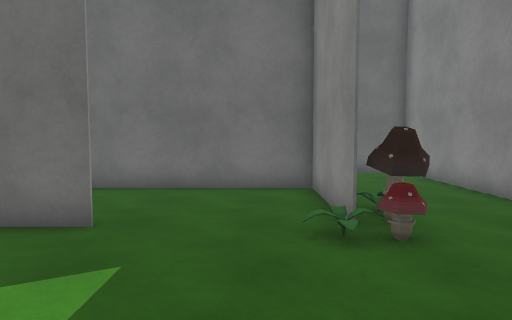
view 1 (above)

21 first-person views from a walk through a 3-D level made in the Unity game engine. The camera is 1.4 m above the floor, tilts 4° down and sees 70° across. The floor is counted in squares, 1 m on a side. Each view is taken from the middle of a square. On the plan, view 1 faces up. The plan holds only what a view shows up to about 16 squares ahead; the rest is blank. The player is left out. Some surface patterns are stand-ins.

view 2
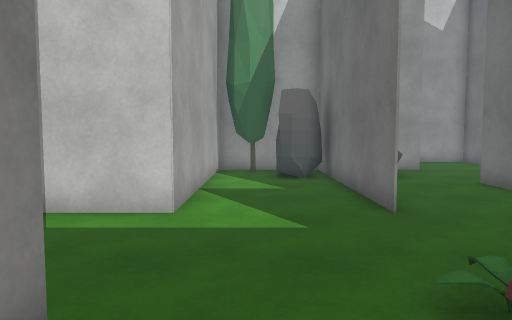

view 3
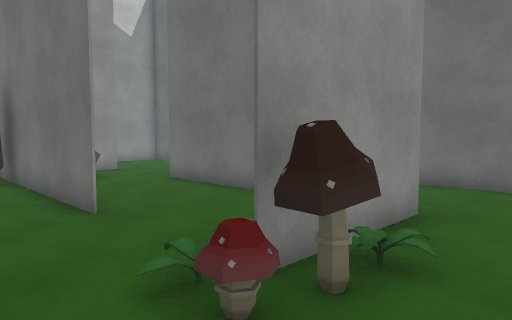

view 4
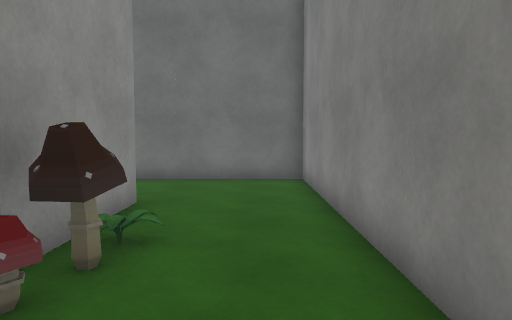

view 5
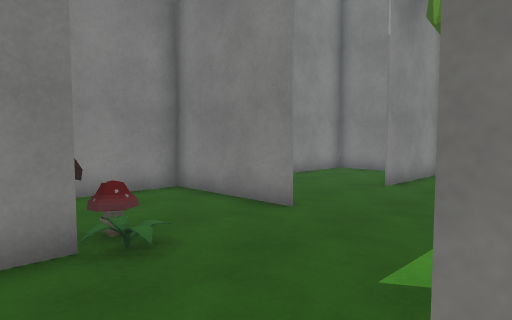

view 6
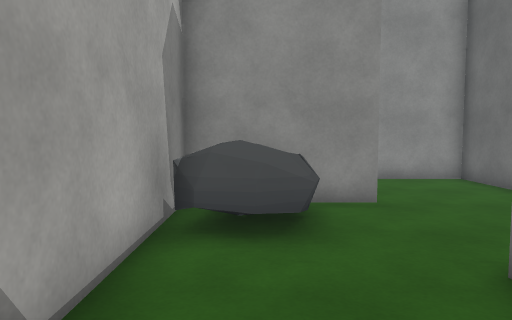

view 7
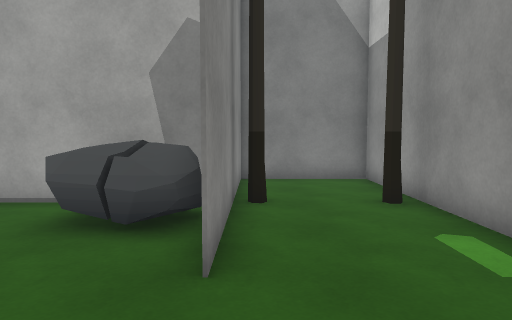

view 8
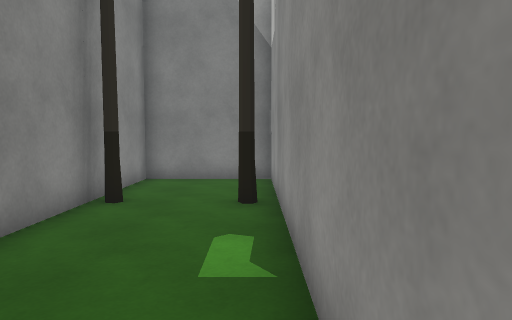

view 9
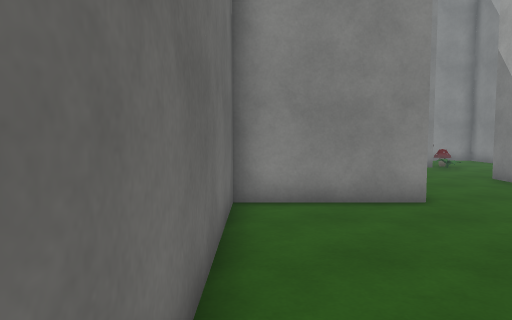

view 10
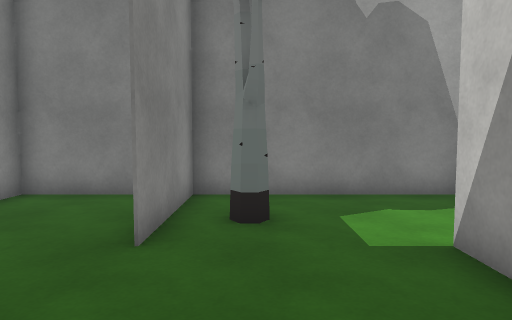

view 11
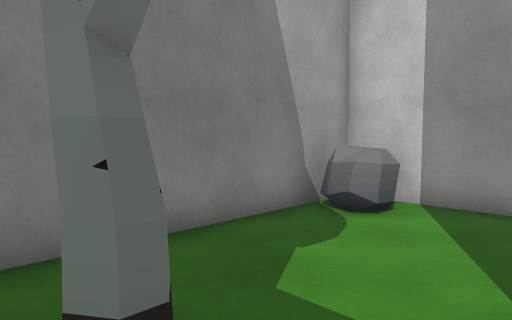

view 12
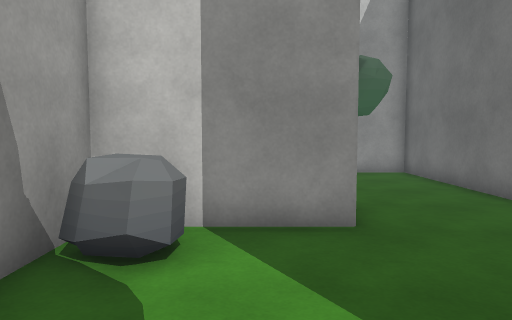

view 13
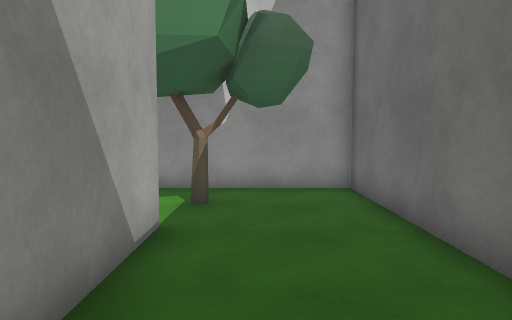

view 14
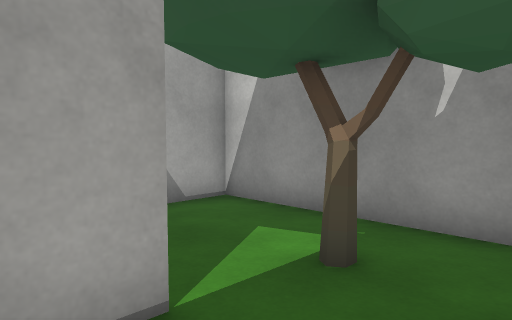

view 15
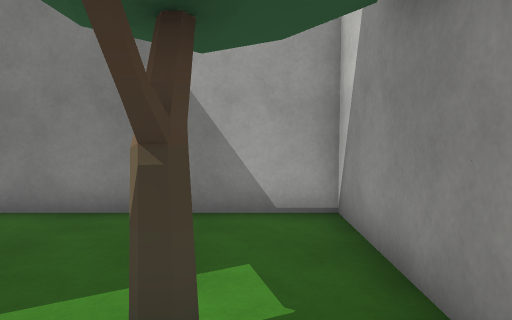

view 16
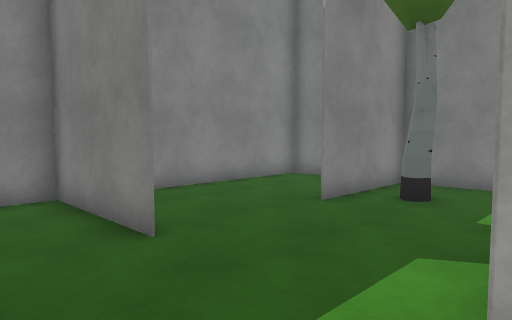

view 17
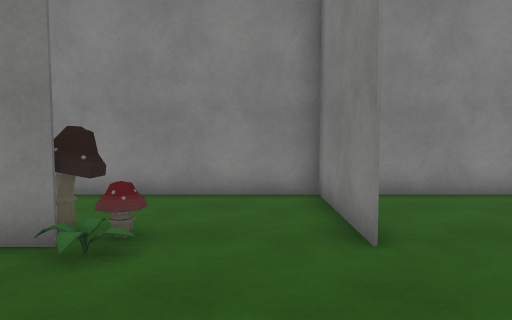

view 18
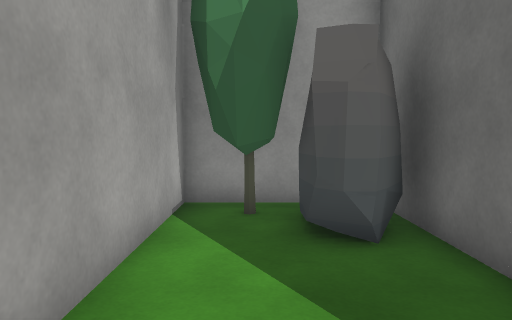

view 19
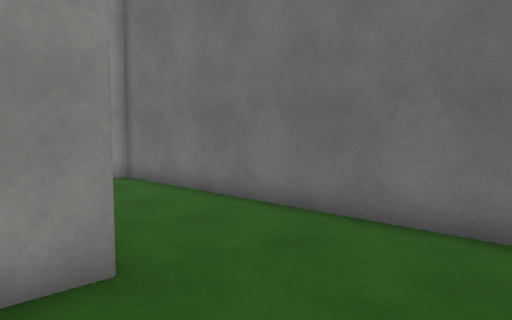

view 20
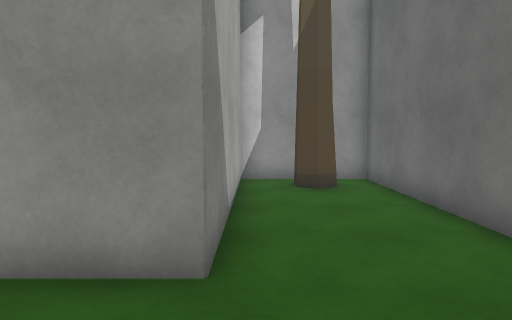

view 21
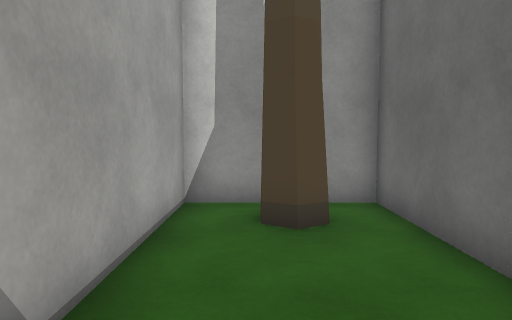

### Floor plan
Points are (right, up) in squares from view 1. A wall is a line through its corners. A room is listed if a view was taken in it or the views show most of it. See-through windows are left out.
Room 1 (views 1, 2, 3, 4, 5, 6, 7, 8, 9, 10, 11, 16, 17, 18, 19, 20, 21)
walls: (-3.4, 5.5) (-2.5, 5.5); (-2.4, 5.5) (-7.5, 5.5); (1.5, 5.4) (1.5, 9.5) (-6.5, 9.5) (-6.5, 13.5) (-6.5, 9.5) (1.5, 9.5) (1.5, 5.5); (-7.6, 5.5) (-5, 5.5); (1.4, 1.5) (5.5, 1.5); (-4.7, 12.2) (-4.4, 11.6) (-4.7, 11.1) (-5.4, 11.1); (-9.1, 3.4) (-8.7, 2.7) (-9.3, 2.2); (-10.5, 9.6) (-10.5, 5.5); (-10.5, 1.5) (-10.5, 9.5); (0.1, -3.5) (0.5, -4.2); (-14.5, 1.5) (-2.5, 1.5) (-2.5, -2.5); (1, -6.5) (5.5, -6.5) (5.5, 13.5) (-14.5, 13.5) (-14.5, 1)
ways out: opening at (-1, -3) to room 2
objects: rock (-10, 4) to (-8, 5); rock (-10, 6) to (-8, 8); plant (1, 5); mushroom (2, 5); mushroom (2, 6); plant (2, 7)
Room 2 (views 12, 13, 14, 15)
walls: (-6.5, -2.4) (-6.5, -6.5) (1, -6.5); (-10.6, -2.5) (-7, -2.5); (-8.4, 1.5) (-14.5, 1.5); (-0.4, -4.2) (0.1, -3.5); (-14.5, 1) (-14.5, -6.5) (-8.4, -6.5); (1.5, -6.5) (1.5, -2.5)
ways out: opening at (-1, -3) to room 1
objects: other object (-13, -2) to (-12, -2); rock (-6, -6) to (-5, -5)

Positions as (right, up) in squares from view 1, and headings:
1: (0, 0), facing up
2: (4, 3), facing left
3: (4, 3), facing up-left
4: (4, 2), facing up
5: (-3, 7), facing down-right
6: (-3, 7), facing left
7: (-11, 13), facing down
8: (-14, 13), facing down
9: (-14, 13), facing right
10: (0, 2), facing down
11: (1, -2), facing down-left
12: (-1, -4), facing left
13: (-5, -1), facing left
14: (-9, 0), facing down-left
15: (-13, 0), facing down
16: (-3, 4), facing down-right
17: (-3, 3), facing right
18: (-3, 3), facing left
19: (5, 8), facing up-left
20: (5, 10), facing left
21: (1, 11), facing left
